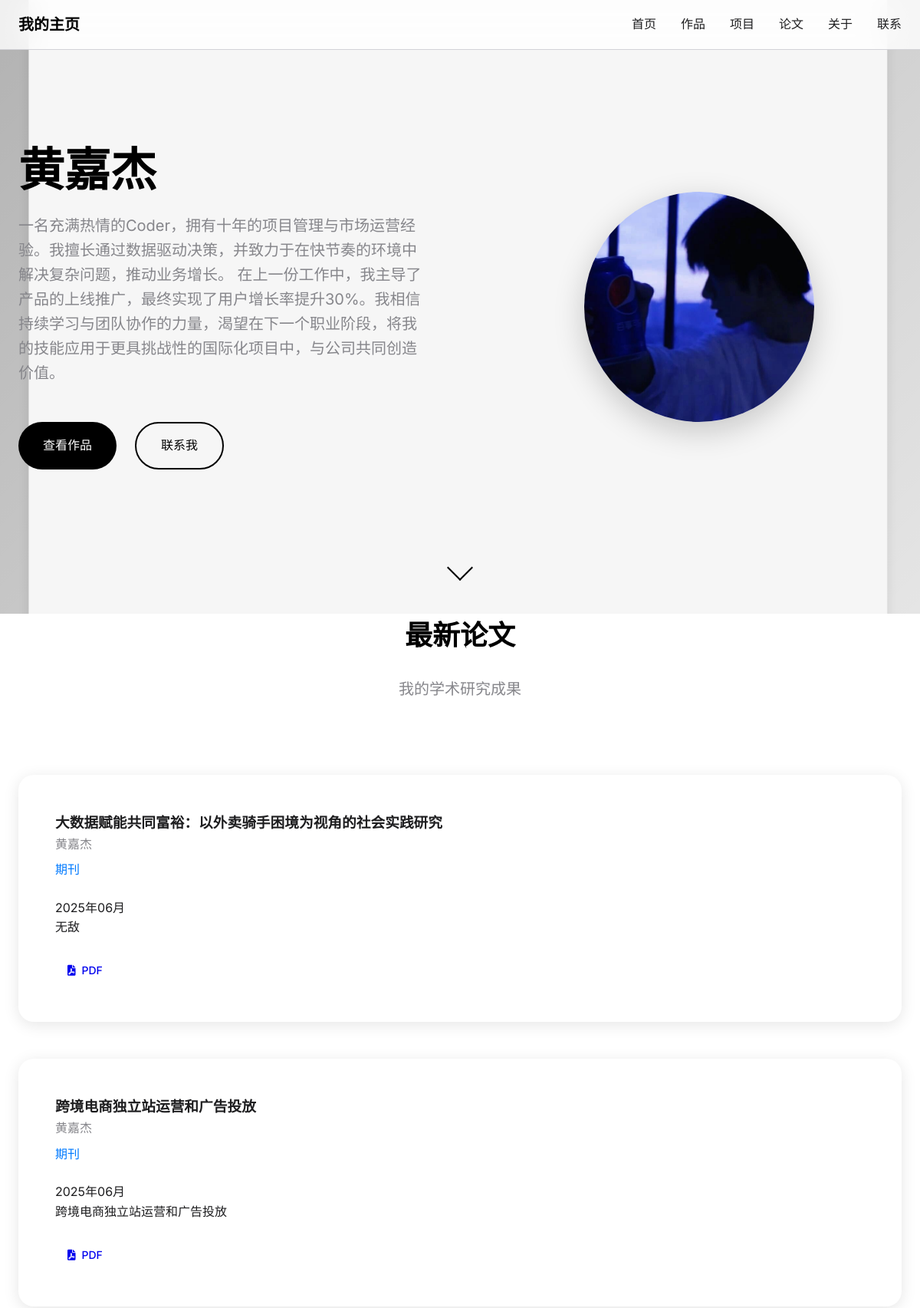
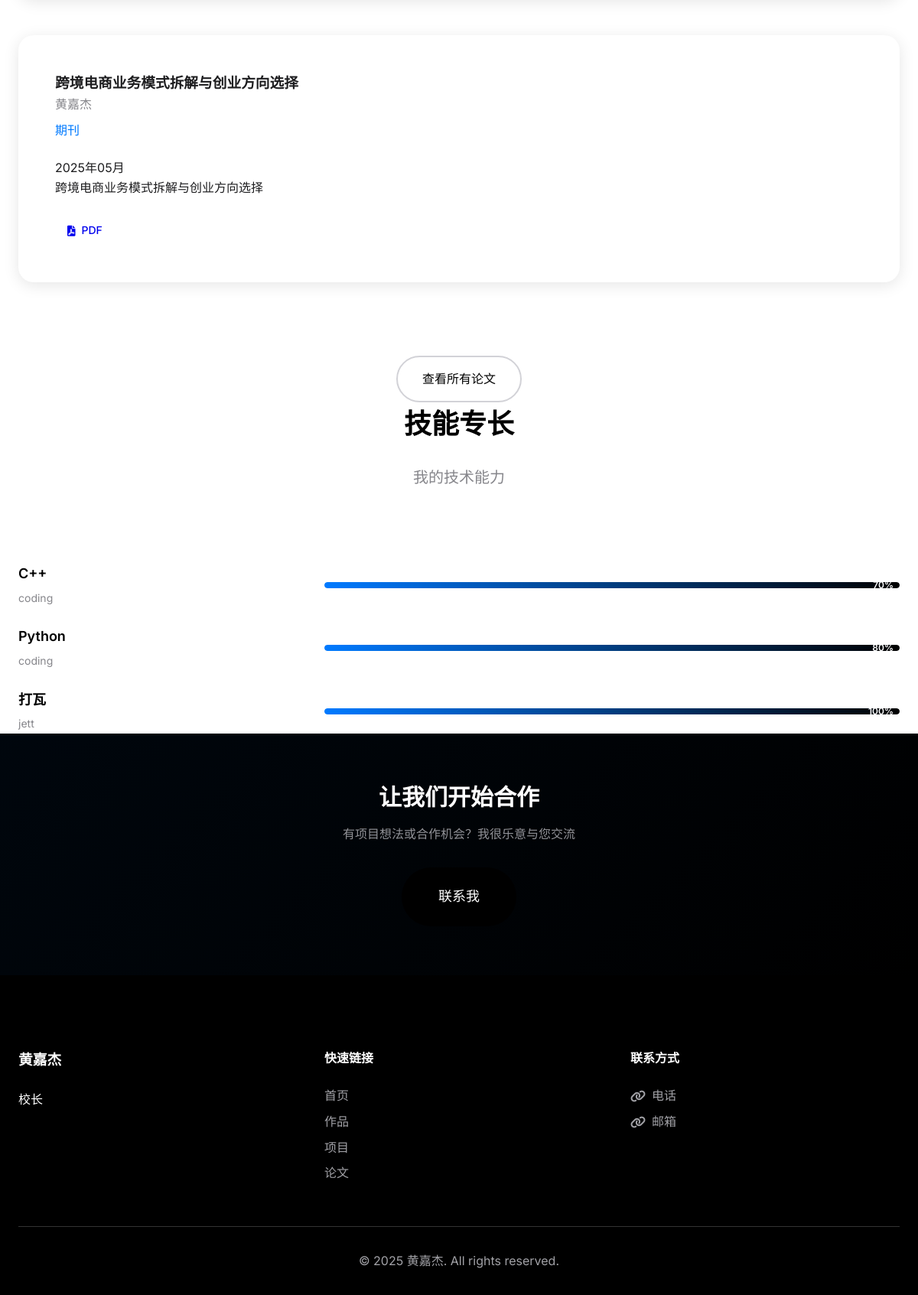
The page / on the database its author committed (2 pictures, top to bottom).
### portfolio/models.py (models this page shows, shortened)
class PersonalInfo(models.Model):
    name = models.CharField(max_length=100, verbose_name="姓名")
    title = models.CharField(max_length=200, verbose_name="职位/头衔")
    bio = models.TextField(verbose_name="个人简介")
    avatar = models.ImageField(upload_to='avatars/', verbose_name="头像")
    background_image = models.ImageField(upload_to='backgrounds/', verbose_name="背景图片")
    created_at = models.DateTimeField(auto_now_add=True)
    updated_at = models.DateTimeField(auto_now=True)
    class Meta:
        verbose_name = "个人信息"
        verbose_name_plural = "个人信息"

class Paper(models.Model):
    title = models.CharField(max_length=300, verbose_name="论文标题")
    authors = models.CharField(max_length=500, verbose_name="作者")
    journal = models.CharField(max_length=200, verbose_name="期刊/会议")
    publication_date = models.DateField(verbose_name="发表日期")
    abstract = models.TextField(verbose_name="摘要")
    doi = models.URLField(blank=True, null=True, verbose_name="DOI链接")
    pdf_file = models.FileField(upload_to='papers/', blank=True, null=True, verbose_name="PDF文件")
    is_published = models.BooleanField(default=True, verbose_name="是否已发表")
    order = models.IntegerField(default=0, verbose_name="显示顺序")
    created_at = models.DateTimeField(auto_now_add=True)
    class Meta:
        verbose_name = "论文"
        verbose_name_plural = "论文"
        ordering = ['order', '-publication_date']

class Skill(models.Model):
    name = models.CharField(max_length=100, verbose_name="技能名称")
    level = models.IntegerField(choices=[(i, f"{i}%") for i in range(0, 101, 10)], verbose_name="熟练程度")
    category = models.CharField(max_length=50, verbose_name="技能分类")
    order = models.IntegerField(default=0, verbose_name="显示顺序")
    created_at = models.DateTimeField(auto_now_add=True)
    class Meta:
        verbose_name = "技能"
        verbose_name_plural = "技能"
        ordering = ['order', 'name']

class Contact(models.Model):
    CONTACT_TYPES = [
        ('email', '邮箱'),
        ('phone', '电话'),
        ('github', 'GitHub'),
        ('linkedin', 'LinkedIn'),
        ('twitter', 'Twitter'),
        ('wechat', '微信'),
        ('other', '其他'),
    ]
    contact_type = models.CharField(max_length=20, choices=CONTACT_TYPES, verbose_name="联系方式类型")
    value = models.CharField(max_length=200, verbose_name="联系方式值")
    icon = models.CharField(max_length=50, blank=True, verbose_name="图标类名")
    is_primary = models.BooleanField(default=False, verbose_name="是否主要联系方式")
    order = models.IntegerField(default=0, verbose_name="显示顺序")
    created_at = models.DateTimeField(auto_now_add=True)
    class Meta:
        verbose_name = "联系方式"
        verbose_name_plural = "联系方式"
        ordering = ['order', 'contact_type']

### portfolio/views.py (the view)
# urls.py: 2. Add a URL to urlpatterns:  path('', views.home, name='home')
def home(request):
    try:
        personal_info = PersonalInfo.objects.first()
    except PersonalInfo.DoesNotExist:
        personal_info = None
    featured_works = Work.objects.filter(is_featured=True)[:6]
    featured_projects = Project.objects.filter(is_featured=True)[:6]
    recent_papers = Paper.objects.filter(is_published=True)[:5]
    skills = Skill.objects.all()
    education = Education.objects.all()
    contacts = Contact.objects.all()
    for project in featured_projects:
        if project.technologies:
            project.tech_list = [tech.strip() for tech in project.technologies.split(',')]
        else:
            project.tech_list = []
    context = {
        'personal_info': personal_info,
        'featured_works': featured_works,
        'featured_projects': featured_projects,
        'recent_papers': recent_papers,
        'skills': skills,
        'education': education,
        'contacts': contacts,
    }
    return render(request, 'portfolio/home.html', context)

### portfolio/templates/portfolio/home.html (shortened to what this page needs)
{% extends 'portfolio/base.html' %}
{% load static %}
{% block content %}
<section class="hero" id="hero">
    <div class="hero-background">
        {% if personal_info and personal_info.background_image %}
        <img src="{{ personal_info.background_image.url }}" alt="Background" class="hero-bg-image">
        {% endif %}
        <div class="hero-overlay"></div>
    </div>
    <div class="hero-content">
        <div class="hero-text">
            <h1 class="hero-title">
            </h1>
            <p class="hero-description">
                {% if personal_info %}{{ personal_info.bio }}{% else %}Welcome to my personal website{% endif %}
            </p>
            <div class="hero-buttons">
                <a href="{% url 'portfolio:works' %}" class="btn btn-primary">查看作品</a>
                <a href="{% url 'portfolio:contact' %}" class="btn btn-secondary">联系我</a>
            </div>
        </div>
        {% if personal_info and personal_info.avatar %}
        <div class="hero-image">
            <img src="{{ personal_info.avatar.url }}" alt="{% if personal_info %}{{ personal_info.name }}{% else %}Profile{% endif %}" class="profile-image">
        </div>
        {% endif %}
    </div>
    <div class="scroll-indicator">
        <div class="scroll-arrow"></div>
    </div>
</section>
{% if recent_papers %}
<section class="recent-papers" id="recent-papers">
    <div class="container">
        <div class="section-header">
            <h2 class="section-title">最新论文</h2>
            <p class="section-subtitle">我的学术研究成果</p>
        </div>
        <div class="papers-list">
            {% for paper in recent_papers %}
            <div class="paper-item" data-aos="fade-up" data-aos-delay="{{ forloop.counter0|add:100 }}">
                <div class="paper-content">
                    <h3>{{ paper.title }}</h3>
                    <p class="paper-authors">{{ paper.authors }}</p>
                    <p class="paper-journal">{{ paper.journal }}</p>
                    <p class="paper-date">{{ paper.publication_date|date:"Y年m月" }}</p>
                    <p class="paper-abstract">{{ paper.abstract|truncatechars:200 }}</p>
                </div>
                <div class="paper-actions">
                    {% if paper.pdf_file %}
                    <a href="{{ paper.pdf_file.url }}" class="btn btn-small" target="_blank">
                        <i class="fas fa-file-pdf"></i> PDF
                    </a>
                    {% endif %}
                </div>
            </div>
            {% endfor %}
        </div>
        <div class="section-footer">
            <a href="{% url 'portfolio:papers' %}" class="btn btn-outline">查看所有论文</a>
        </div>
    </div>
</section>
{% endif %}
{% if skills %}
<section class="skills" id="skills">
    <div class="container">
        <div class="section-header">
            <h2 class="section-title">技能专长</h2>
            <p class="section-subtitle">我的技术能力</p>
        </div>
        <div class="skills-grid">
            {% for skill in skills %}
            <div class="skill-item" data-aos="fade-up" data-aos-delay="{{ forloop.counter0|add:50 }}">
                <div class="skill-info">
                    <h4>{{ skill.name }}</h4>
                    <span class="skill-category">{{ skill.category }}</span>
                </div>
                <div class="skill-bar">
                    <div class="skill-progress" data-width="{{ skill.level }}%">
                        <span class="skill-percentage">{{ skill.level }}%</span>
                    </div>
                </div>
            </div>
            {% endfor %}
        </div>
    </div>
</section>
{% endif %}
<section class="contact-cta" id="contact-cta">
    <div class="cta-content">
        <h2>让我们开始合作</h2>
        <p>有项目想法或合作机会？我很乐意与您交流</p>
        <a href="{% url 'portfolio:contact' %}" class="btn btn-primary btn-large">联系我</a>
    </div>
</section>
{% endblock %}

### portfolio/templates/portfolio/base.html (shortened to what this page needs)
<!DOCTYPE html>
<html lang="zh-CN">
<head>
    {% load static %}
    <link rel="stylesheet" href="{% static 'css/style.css' %}">
    <link rel="stylesheet" href="https://cdnjs.cloudflare.com/ajax/libs/font-awesome/6.0.0/css/all.min.css">
</head>
<body>
    <nav class="navbar" id="navbar">
        <div class="nav-container">
            <div class="nav-logo">
                <a href="{% url 'portfolio:home' %}">
                    我的主页
                </a>
            </div>
            <div class="nav-menu" id="nav-menu">
                <a href="{% url 'portfolio:home' %}" class="nav-link">首页</a>
                <a href="{% url 'portfolio:works' %}" class="nav-link">作品</a>
                <a href="{% url 'portfolio:projects' %}" class="nav-link">项目</a>
                <a href="{% url 'portfolio:papers' %}" class="nav-link">论文</a>
                <a href="{% url 'portfolio:about' %}" class="nav-link">关于</a>
                <a href="{% url 'portfolio:contact' %}" class="nav-link">联系</a>
            </div>
        </div>
    </nav>
    <main>
        {% block content %}{% endblock %}
    </main>
    <footer class="footer">
        <div class="footer-container">
            <div class="footer-content">
                <div class="footer-section">
                    <h3>{% if personal_info %}{{ personal_info.name }}{% else %}Portfolio{% endif %}</h3>
                    <p>{% if personal_info %}{{ personal_info.title }}{% else %}个人网站{% endif %}</p>
                </div>
                <div class="footer-section">
                    <h4>快速链接</h4>
                    <ul>
                        <li><a href="{% url 'portfolio:home' %}">首页</a></li>
                        <li><a href="{% url 'portfolio:works' %}">作品</a></li>
                        <li><a href="{% url 'portfolio:projects' %}">项目</a></li>
                        <li><a href="{% url 'portfolio:papers' %}">论文</a></li>
                    </ul>
                </div>
                <div class="footer-section">
                    <h4>联系方式</h4>
                    <div class="contact-links">
                        {% for contact in contacts %}
                        <a href="{% if contact.contact_type == 'email' %}mailto:{{ contact.value }}{% elif contact.contact_type == 'phone' %}tel:{{ contact.value }}{% else %}{{ contact.value }}{% endif %}"
                           class="contact-link">
                            <i class="{% if contact.icon %}{{ contact.icon }}{% else %}fas fa-link{% endif %}"></i>
                            {{ contact.get_contact_type_display }}
                        </a>
                        {% endfor %}
                    </div>
                </div>
            </div>
            <div class="footer-bottom">
                <p>&copy; {% now "Y" %} {% if personal_info %}{{ personal_info.name }}{% else %}Portfolio{% endif %}. All rights reserved.</p>
            </div>
        </div>
    </footer>
</body>
</html>

### rows shown on the page
PersonalInfo: background_image (picture), bio "一名充满热情的Coder，拥有十年的项目管理与市场运营经验。我擅长通过数据驱动决策，并致力于在快节奏的环境中解决复杂问题，推动业务增长。 在上一份工作中，我主导了产品的上线推广，最终实现了用户增长率提升30%。我相信持续学习与团队协作的力量，渴望在下一个职业阶段，将我的技能应用于更具挑战性的国际化项目中，与公司共同创造价值。", avatar (picture), name "黄嘉杰", title "校长"
Paper: title "大数据赋能共同富裕：以外卖骑手困境为视角的社会实践研究", authors "黄嘉杰", journal "期刊", publication_date "2025年06月", abstract "无敌"
Paper: title "跨境电商独立站运营和广告投放", authors "黄嘉杰", journal "期刊", publication_date "2025年06月", abstract "跨境电商独立站运营和广告投放"
Paper: title "跨境电商业务模式拆解与创业方向选择", authors "黄嘉杰", journal "期刊", publication_date "2025年05月", abstract "跨境电商业务模式拆解与创业方向选择"
Skill: name "C++", category "coding", level "70"
Skill: name "Python", category "coding", level "80"
Skill: name "打瓦", category "jett", level "100"
Contact: contact_type "电话"
Contact: contact_type "邮箱"
